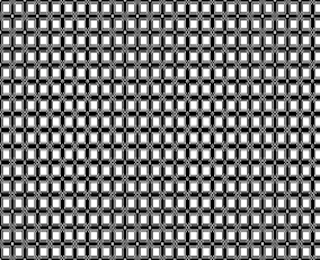
#> input picture JPEG Compression/pattern.png, 320 x 260 px
$ python compress.py pattern.png
#> lines starting #> are read from the running program, lines starting #| are printed output that depends on the picture
# Ammar Raşid S017288 Graduate School of Engineering and Science
import time

import numpy as np
import copy
import os, ntpath
import cv2 as cv
import matplotlib.pyplot as plt

from argparse import ArgumentParser

raw_Q50 = \
"""
6 11 10 16 24 40 51 61
12 12 14 19 26 58 60 55
14 13 16 24 40 57 69 56
14 17 22 29 51 87 80 62
18 22 37 56 68 109 103 77
24 35 55 64 81 104 113 92
49 64 78 87 103 121 120 101
72 92 95 98 112 100 103 99
"""

raw_Q90 = \
"""
3 2 2 3 5 8 10 12
2 2 3 4 5 12 12 11
3 3 3 5 8 11 14 11
3 3 4 6 10 17 16 12
4 4 7 11 14 22 21 15
5 7 11 13 16 12 23 18
10 13 16 17 21 24 24 21
14 18 19 20 22 20 20 20
"""

raw_Q10 = \
"""
80 60 50 80 120 200 255 255
55 60 70 95 130 255 255 255
70 65 80 120 200 255 255 255
70 85 110 145 255 255 255 255
90 110 185 255 255 255 255 255
120 175 255 255 255 255 255 255
245 255 255 255 255 255 255 255
255 255 255 255 255 255 255 255
"""


def raw2array(table):
    return np.array(
    [row.split() for row in table.split("\n")[1:-1]], dtype=np.int8)


def quantize(blocks, quantization_matrix):
    return {idx: np.round(block/quantization_matrix) for idx, block in blocks.items()}


def pad(img, block_size):
    """
    :param img: numpy nd_array image tensor
    :param block_size: int
    :return: padded image (using BORDER REPLICATE)
    """
    h, w = img.shape
    hpad = int(np.ceil(h%block_size / 2.))
    wpad = int(np.ceil(w%block_size / 2.))
    return cv.copyMakeBorder(img, hpad, hpad, wpad, wpad, cv.BORDER_REPLICATE)


def img2blocks(img, block_size):
    img = pad(img, block_size)
    h, w = img.shape
    blocks = dict()
    for r, i in enumerate(range(0, h, block_size)):
        for c, j in enumerate(range(0, w, block_size)):
            blocks[(r, c)] = np.array(img[i:i + block_size, j:j + block_size], dtype=np.float32)

    try:
        assert len(blocks) == h*w/(block_size**2)
    except AssertionError:
        print(h, w)
        raise Exception("Number of blocks does not match the expected value")

    return blocks


def blocks2img(blocks, dtype=np.int16):
    block_size = len(blocks[(0, 0)])
    h = block_size * (max(blocks, key=lambda x: x[0])[0] + 1)
    w = block_size * (max(blocks, key=lambda x: x[1])[1] + 1)

    img = np.zeros(shape=(h, w), dtype=dtype)
    for (x, y), data in blocks.items():
        img[x * block_size:(x + 1) * block_size, y * block_size:(y + 1) * block_size] = data
    return img


def abbreviate(text):
    return "".join([c[0] for c in text.split() if c[0].isupper()])


def get_sizes(imgs_dict):

    """
    :param dict of quantization type and the corresponding (de)compression images
            i.e. {Quantization type: [dct image(compressed), idct image (decompressed)]
    :return: dict of quantization type and the corresponding (de)compression output sizes
    """
    return {q: [get_img_size(img) for img in imgs]
    for q, imgs in imgs_dict.items()}


def plot_sizes(imgsize, sizes_dict):
    """
    :param imgsize: image size (before compression)
    :param sizes_dict: dict {Quantization type: [dct file (compressed) size, idct file (decompressed) size]
    """
    x = np.arange(2)
    xticks = ["Decompressed", "Compressed"]
    imgname = ntpath.basename(imgpath)
    title = "File Sizes"
    figname = "{0}: {1}".format(abbreviate(title), imgname)
    plt.figure(figsize=(12, 8), num=figname)
    plt.suptitle(title, fontsize=22)
    pad = -0.2
    plt.plot([imgsize]*2, label='Pre-Compressino size')
    plt.text(.5, imgsize*1.01, "{0:,} KB".format(int(imgsize)))
    for q, sizes in sizes_dict.items():
        plt.bar(x + pad, sizes, width=0.2, label=q)
        for i, s in enumerate(sizes):
            if s != 0:
                plt.text(i + pad - 0.05, s * 1.01, "{0:,} KB".format(int(s)))

        plt.xticks(x, xticks)
        pad += 0.2

    plt.ylabel("Size in (KB)")
    plt.legend()
    plt.savefig(os.path.join("output", figname), format='png')


def get_img_size(img_array):
    img_array.dtype = np.int8
    np.savez_compressed('temp', img_array)
    img_size = os.path.getsize('temp.npz')//1e3
    os.remove('temp.npz')

    return img_size

def analysis_pipeline(imgpath):
    """
    :param imgpath: path to input image
    :param block_size: block size
    :return: img_size: the image size in kilobytes
    imgs_dict: dict of quantization type and the corresponding (de)compression images
            i.e. {Quantization type: [dct image(compressed), idct image (decompressed)]

        size_dict: dict {Quantization type: [dct file (compressed) size, idct file (decompressed) size]
    """
#> called with imgpath = 'pattern.png'
    block_size = 8

    if not os.path.isdir("output"):
        os.makedirs("output")

    img_array = cv.imread(imgpath, cv.IMREAD_GRAYSCALE)
#> img_array: shape (260, 320); min 0, max 255, mean 124.7
    img_size = get_img_size(img_array)
#> img_size = 55
    if img_array is None:
        raise Exception("Image not found")
    # Dividing the image into blocks
    blocks = img2blocks(img_array, block_size)
#> in pad, `return cv.copyMakeBorder(img, hpad, hpad, wpad, wpad, cv.BORDER_REPLIC..`:
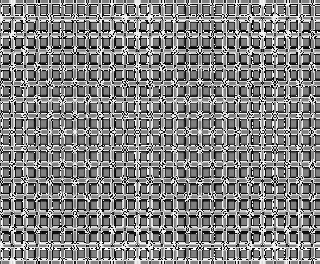
#> returned value: shape (264, 320) int8; min -128, max 127, mean 3.3; drawn with min black and max white
#> after the loop in img2blocks, `for r, i in enumerate(range(0, h, block_size)):`: blocks = 1320 items
#> blocks = 1320 items

    # Applying DCT
    dct_blocks = {block_idx: cv.dct(block_data) for block_idx, block_data in blocks.items()}
#> dct_blocks = 1320 items
    dct_img = blocks2img(dct_blocks)
#> in blocks2img, `block_size = len(blocks[(0, 0)])`: block_size = 8
#> in blocks2img, `h = block_size * (max(blocks, key=lambda x: x[0])[0] + 1)`: h = 264
#> in blocks2img, `w = block_size * (max(blocks, key=lambda x: x[1])[1] + 1)`: w = 320
#> the loop in blocks2img, `for (x, y), data in blocks.items():` made 1320 passes
#> (x, y) on passes 1 to 3: (0, 0), (0, 1), (0, 2)
#> after the loop in blocks2img, `for (x, y), data in blocks.items():`:
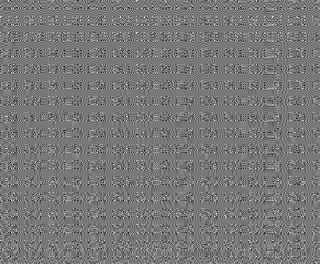
#> img: shape (264, 320) int16; min -421, max 467, mean -1.5; drawn with min black and max white

    # Decompression (no quantization)
    idct_img = blocks2img({idx:cv.idct(block) for idx, block in dct_blocks.items()})
#> the loop in blocks2img (call 2), `for (x, y), data in blocks.items():` made 1320 passes

    # Quantization
    imgs_dict = {"None": [idct_img, dct_img]}

    for q in ["Q10", "Q50", "Q90"]:
        q_blocks = quantize(dct_blocks, globals()[q])
        q_dct_img = blocks2img(q_blocks)

        # Applying Inverse DCT (Decompression)
        q_idct_blocks = {idx:cv.idct(block) for idx, block in q_blocks.items()}
        q_idct_img = blocks2img(q_idct_blocks)

        imgs_dict[q] = (q_idct_img, q_dct_img)
#> this loop made 3 passes
#> pass 1, in analysis_pipeline, `q_dct_img = blocks2img(q_blocks)`:
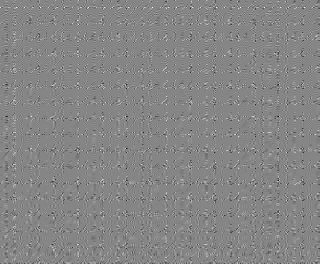
#> q_dct_img: shape (264, 320) int16; min -467, max 422, mean -0.2; drawn with min black and max white
#> pass 1, in analysis_pipeline, `q_idct_img = blocks2img(q_idct_blocks)`:
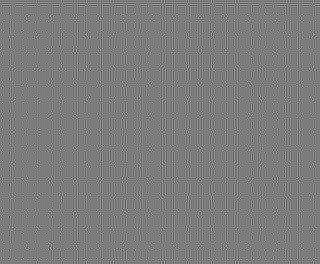
#> q_idct_img: shape (264, 320) int16; min -207, max 217, mean 0; drawn with min black and max white
#> pass 2, in analysis_pipeline, `q_idct_img = blocks2img(q_idct_blocks)`:
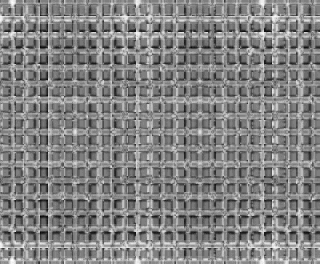
#> q_idct_img: shape (264, 320) int16; min -15, max 15, mean 0.487; drawn with min black and max white
#> after the loop, imgs_dict = 4 items

    sizes_dict = get_sizes(copy.deepcopy(imgs_dict))
#> sizes_dict = {'None': [80, 113], 'Q10': [105, 89], 'Q50': [45, 46], 'Q90': [81, 77]}
    return img_size, imgs_dict, sizes_dict


def plot_img_list(imgs, nrows, title="", imgname='', cmap='gray', abbreviate_title=True):
    """
    imgs: dict {title: image tensor}
    nrows: number of rows of subplots
    """
    ncols = int(np.ceil(len(imgs)/nrows))

    figname = "{0}: {1}".format(abbreviate(title) if abbreviate_title else title, imgname)

    plt.figure(figsize=(20, 7), num=figname)

    for i, (title, tensor) in enumerate(imgs.items(), 1):
        if i % 2 == 0:
            idx = len(imgs)//2 + i//2
        else:
            idx = (i+1)//2
        ax = plt.subplot(nrows, ncols, idx)
        ax.set_title(title)
        ax.imshow(tensor, cmap, aspect='equal')

    plt.savefig(os.path.join("output", figname), format='png')


def plot_fft_magnitude_spectrums(imgs_dict, imgname="Image"):
    """
    :param imgs_dict: dict of quantization type and the corresponding (de)compression images
        i.e. {Quantization type: [dct image(compressed), idct image (decompressed)]
    :param imgname: imagename
    """
    img2fft = lambda img: np.fft.fft2(img)
    shift_fft = lambda fft_vals: np.fft.fftshift(fft_vals)
    fft2MS = lambda fshift: 20 * np.log(np.abs(fshift))  # MS: Magnitued Spectrum

    img2MS = lambda img: fft2MS(
        shift_fft(
            img2fft(img)))  # MS: Magnitued Spectrum

    magnitude_spectrums = dict()

    for q, (idct_img, dct_img) in imgs_dict.items():
        if idct_img is None:
            raise Exception("Image not found")

        idct_title = "IDCT "+q
        dct_title = "DCT "+q
        if q == 'None':
            idct_title = "Original"
            dct_title = "DCT no Quantization"
        magnitude_spectrums[idct_title] = img2MS(idct_img)
        magnitude_spectrums[dct_title] = img2MS(dct_img)


    plot_img_list(magnitude_spectrums, nrows=2,
              title="Magnitude Spectrums in Frequency Domain", imgname=imgname)


Q50 = raw2array(raw_Q50)
Q90 = raw2array(raw_Q90)
Q10 = raw2array(raw_Q10)


if __name__ == "__main__":
    parser = ArgumentParser()
    parser.add_argument("p", help="Images paths", nargs="+")
    parser.add_argument("-s", help="Show plots", default=True, type=int)
    args = parser.parse_args()
    start = time.time()
    for imgpath in args.p:
        imgname = ntpath.basename(imgpath)
        img_size, imgs_dict, sizes_dict = analysis_pipeline(imgpath)
#> img_size = 55; imgs_dict = 4 items
        plot_fft_magnitude_spectrums(imgs_dict, imgname=imgname)
#> the loop in plot_fft_magnitude_spectrums, `for q, (idct_img, dct_img) in imgs_dict.items():` made 4 passes
#> q on passes 1 to 4: 'None', 'Q10', 'Q50', 'Q90'
#> after the loop in plot_fft_magnitude_spectrums, `for q, (idct_img, dct_img) in imgs_dict.items():`: magnitude_spectrums = 8 items
#> in plot_img_list, `ncols = int(np.ceil(len(imgs)/nrows))`: ncols = 4
#> the loop in plot_img_list, `for i, (title, tensor) in enumerate(imgs.items(), 1):` made 8 passes
#> (title, idx) on passes 1 to 8: ('Original', 1), ('DCT no Quantization', 5), ('IDCT Q10', 2), ('DCT Q10', 6), ('IDCT Q50', 3), ('DCT Q50', 7), ('IDCT Q90', 4), ('DCT Q90', 8)
#> in plot_img_list, `plt.savefig(os.path.join("output", figname), format='png')`:
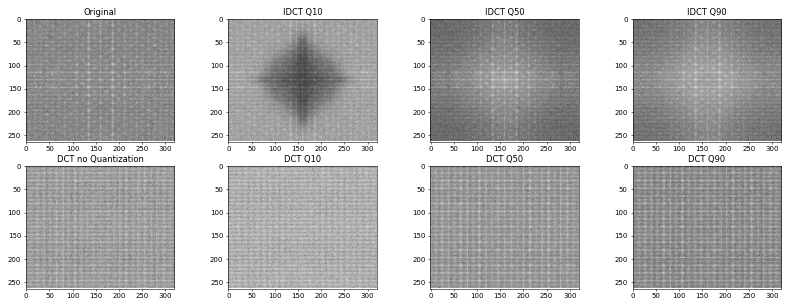
#> figure drawn by matplotlib, 8 panels
        plot_sizes(img_size, sizes_dict)
#> the loop in plot_sizes, `for q, sizes in sizes_dict.items():` made 4 passes
#> (q, sizes, pad) on passes 1 to 4: ('None', [80, 113], 0), ('Q10', [105, 89], 0.2), ('Q50', [45, 46], 0.4), ('Q90', [81, 77], 0.6)
#> after the loop in plot_sizes, `for q, sizes in sizes_dict.items():`: pad = 0.6
#> in plot_sizes, `plt.savefig(os.path.join("output", figname), format='png')`:
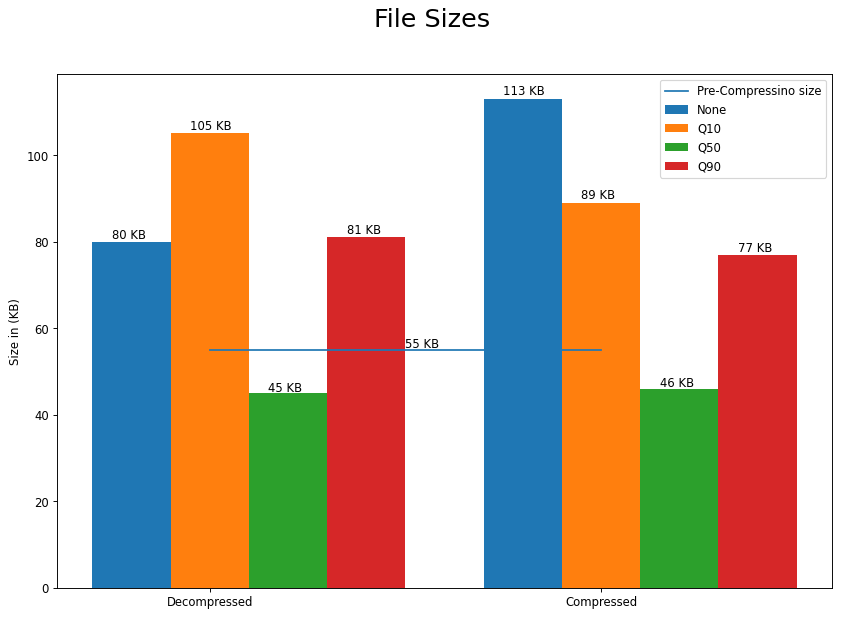
#> figure drawn by matplotlib, 1 panel

    if args.s:
        plt.show()
    print("Took: {0}".format(time.time()-start))
